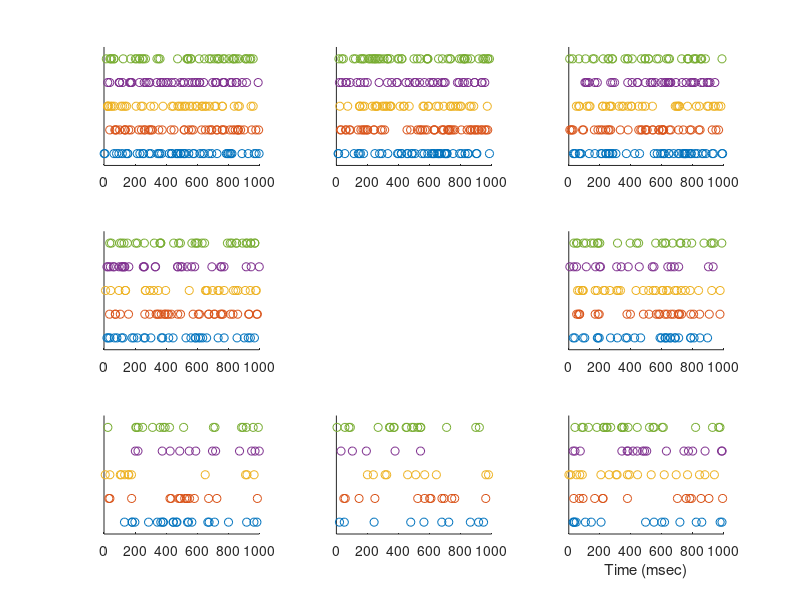

Here is the MATLAB script that generated this plot: (Note: this script raises an error after producing the figure.)
clear all; close all;
% we will consider a simulated neuron that has a cosine tuning curve described in equation 1
% 1: f(s) = r_0 + (r_max - r_0) * cos(s - s_max)
% where f is the firing rate (in spikes per second), s is the reaching angle of the arm
% s_max is the reaching angle associated with the maximum response r_max, and r_0 is the baseline firing rate
% and r_0 is an offset that shifts the tuning curve up from the zero axis.
% Let r_0 = 30, r_max = 50, and s_max = pi / 2

r_0 = 30;
r_max = 50;
s_max = pi / 2;
tc = @(s) r_0 + (r_max - r_0) * cos(s - s_max);

% (a) for each of the following reaching angles (s = k * pi / 4, k = 0, 1, 2, 3, 4, 5, 6, 7),
% generate 100 spike trains according to a homogeneous Poisson process.
% Each spike train should have a duration of 1 second.
% Plot 5 spike train for each reaching angle.
% so use 3 * 3 subplots
% each subplot is a raster plot with y-axis: the index of spike train (1 ~ 5) x-axis: time 

s = [0, 1, 2, 3, 4, 5, 6, 7] * pi / 4;
positions = [6, 3, 2, 1, 4, 7, 8, 9];
spikes = cell(1, 8);

figure;
for i = 1:8
    subplot(3, 3, positions(i))
    spikes{i} = zeros(100, 1000);
    for j = 1:100
        spikeN = poissrnd(tc(s(i)));
        % generate spike times
        spikeTimes = rand(1, spikeN);
        % convert to spike indices
        spikeIndices = ceil(spikeTimes * 1000);
        spikes{i}(j, spikeIndices) = 1;
    end

    for j = 1:5
        X = find(spikes{i}(j, :));
        scatter(X, j * ones(1, length(X)), 'k.')
        hold on
    end

    % remove the ticks
    set(gca, 'YTick', []);
    ylim([0.5 5.5]);
    if i == 8
        xlabel("Time (msec)")
    end
end
subplot(3, 3, 5);
axis off;
I = imread('arrows-Q2.png', 'BackgroundColor', [1 1 1]);
imshow(I);

saveas(gcf, './results/2-a.jpg'); close all;
% (b) for each reaching angle, find the spike histogram by taking spike counts in non-overlapping 20 ms bins.
% then averaging across the 100 trials.
% Plot the 8 resulting spike histograms around a circle with the same angles as in part (a).
% The spike histograms should have firing rate as the venrtical axis and time as the horizontal axis.
% The bar command in Matlab can be used to plot histograms

spikeCounts20ms = cell(1, 8);

figure;
for i = 1:8
    subplot(3, 3, positions(i))
    spikeCounts20ms{i} = zeros(100, 50);
    for j = 1:100
        spikeCounts20ms{i}(j, :) = sum(reshape(spikes{i}(j, :), 20, 50), 1);
    end
    X = 10:20:1000;
    Y = mean(spikeCounts20ms{i}, 1);
    Y = Y / 20 * 1000;
    bar(X, Y, 1);

    if i == 8
        ylabel("f (Hz)")
        xlabel("Time (msec)")
    end
end
subplot(3, 3, 5);
axis off;
I = imread('arrows-Q2.png', 'BackgroundColor', [1 1 1]);
imshow(I);

saveas(gcf, './results/2-b.jpg'); close all;

% (c) for each trial, count the number of spikes across the entire trial.
% Plots these points on the axes shown below
% x-axis: reaching angle from 0 to 360
% y-axis: firing rate (Hz)
% There should be 800 points in the plot (but some points may be on top of each other due to the discrete nature of spike counts)
% For each reaching angle, find the mean firing rate across the 100 trials.
% Then plot the mean firing rate using a red point
% Now plot the tuning curve defined in equation 1 of this neuron in green on the same plot.

spikeCounts = zeros(8, 100);

figure;
for i = 1:8
    spikeCounts(i, :) = sum(spikes{i}, 2);
    % plot all spike counts in one figure (x-axis: reaching angle, y-axis: spike counts)
    % opacity: 0.1
    scatter(s(i) * 180 / pi * ones(1, 100), spikeCounts(i, :), 20, 'b.', 'MarkerFaceAlpha', 0.1, 'MarkerEdgeAlpha', 0.1);
    hold on;
end
Y = mean(spikeCounts, 2);
X = s * 180 / pi;

plot(X, Y, 'r.', 'MarkerSize', 20)
hold on
plot(X, tc(s), 'g', 'LineWidth', 2)
xlim([0 360])
xlabel("S (movement direction in degrees")
ylabel("f (Hz)")
saveas(gcf, './results/2-c.jpg'); close all;

% (d) for each reaching angle, plot the normalized distribution (i.e. normalized so that the area under the distribution equals one) 
% of spike counts (using the same counts from part (c)). Plot the 8 distributions around a circle, as in part (a).
% Fit a poisson distribution to each empirical distribution and plot it on top of the corresponding empirical distribution.
% Are the empirical distributions well-fit by Poisson distributions?

figure;
for i = 1:8
    subplot(3, 3, positions(i))
    % plot normalized histogram, y-axis: normalized count
    histogram(spikeCounts(i, :), 'Normalization', 'probability');
    hold on
    x = 0:1:max(spikeCounts(i, :));
    y = poisspdf(x, tc(s(i)));
    plot(x, y, 'r', 'LineWidth', 2)

    if i == 8
        xlabel("Spike Counts")
        ylabel("Probability")
    end
end
subplot(3, 3, 5);
axis off;
I = imread('arrows-Q2.png', 'BackgroundColor', [1 1 1]);
imshow(I);
saveas(gcf, './results/2-d.jpg'); close all;


% (e) For each reaching angle, find the mean and varianve of the spike counts across the 100 trials
% (using the same spike count from part (c)).
% Plot the obtained mean and variance on the axes below.
% x-axis: mean(spikes)
% y-axis: variance(spikes^2)
% There should be 8 points in the plot - one per reaching angle.

figure;
meanSpikeCounts = zeros(1, 8);
varSpikeCounts = zeros(1, 8);
for i = 1:8
    meanSpikeCounts(i) = mean(spikeCounts(i, :));
    varSpikeCounts(i) = var(spikeCounts(i, :));
end
scatter(meanSpikeCounts, varSpikeCounts, 50, "k", "filled");
hold on;
xlabel("mean (spikes)")
ylabel("variance (spikes^2)")
axis equal
% add x = y line
x = 0:1:max(meanSpikeCounts);
plot(x, x, 'r', 'LineWidth', 2);
saveas(gcf, './results/2-e.jpg'); close all;


% (f) For each reaching angle, plot the normalized distribution of ISIs
% Plot the 8 districutions around a circle, as in part (a).
% Fit an exponential distribution to each empirical distribution and plot it on top of the corresponding empirical distribution.
% Are the empirical distributions well-fit by exponential distributions?

figure;
for i = 1:8
    subplot(3, 3, positions(i))
    ISIs = [];
    for j = 1:100
        ISIs = [ISIs, diff(find(spikes{i}(j, :)))];
    end
    ISIs = ISIs / 1000;
    histogram(ISIs, 'Normalization', 'pdf')
    hold on
    x = 0:0.001:max(ISIs);
    % y is the pdf of normalized exponential distribution with mean 1/tc(s(i))
    y = exppdf(x, 1/tc(s(i)));
    plot(x, y, 'r', 'LineWidth', 2)

    if i == 8
        xlabel("ISIs (s)")
        ylabel("Probability Density")
    end
end
subplot(3, 3, 5);
axis off;
I = imread('arrows-Q2.png', 'BackgroundColor', [1 1 1]);
imshow(I);
saveas(gcf, './results/2-f.jpg'); close all;

% (g) For each reaching angle, find the average ISI and coefficient of variation of ISI.
% Plot the resulting values on the axes below.
% x-axis: average ISI (ms)
% y-axis: coefficient of variation of ISI
% There should be 8 points in the plot - one per reaching angle.
figure;
for i = 1:8
    ISIs = [];
    for j = 1:100
        ISIs = [ISIs, diff(find(spikes{i}(j, :)))];
    end
    ISIs = ISIs / 1000;
    scatter(mean(ISIs), std(ISIs) / mean(ISIs), 50, 'k', 'filled')
    hold on
end
ylim([0 1.1])
xlim([0 0.1])
xlabel("mean ISI (s)")
ylabel("coefficient of variation of ISI")
saveas(gcf, './results/2-g.jpg'); close all;